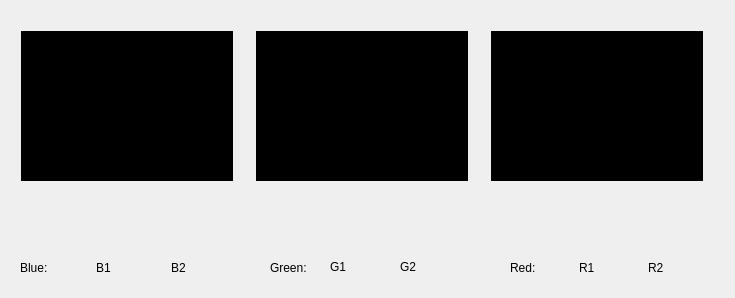
<?xml version="1.0" encoding="UTF-8"?>
<ui version="4.0">
 <class>InformationDialog</class>
 <widget class="QDialog" name="InformationDialog">
  <property name="geometry">
   <rect>
    <x>0</x>
    <y>0</y>
    <width>735</width>
    <height>298</height>
   </rect>
  </property>
  <property name="windowTitle">
   <string>Information object</string>
  </property>
  <widget class="QWidget" name="layoutWidget">
   <property name="geometry">
    <rect>
     <x>510</x>
     <y>260</y>
     <width>201</width>
     <height>16</height>
    </rect>
   </property>
   <layout class="QHBoxLayout" name="horizontalLayout_3">
    <item>
     <widget class="QLabel" name="redlabel">
      <property name="text">
       <string>Red:</string>
      </property>
     </widget>
    </item>
    <item>
     <widget class="QLabel" name="redminLabel">
      <property name="text">
       <string>R1</string>
      </property>
     </widget>
    </item>
    <item>
     <widget class="QLabel" name="redmaxLabel">
      <property name="text">
       <string>R2</string>
      </property>
     </widget>
    </item>
   </layout>
  </widget>
  <widget class="QWidget" name="layoutWidget">
   <property name="geometry">
    <rect>
     <x>270</x>
     <y>260</y>
     <width>211</width>
     <height>16</height>
    </rect>
   </property>
   <layout class="QHBoxLayout" name="horizontalLayout_2">
    <item>
     <widget class="QLabel" name="greenlabel">
      <property name="text">
       <string>Green:</string>
      </property>
     </widget>
    </item>
   </layout>
  </widget>
  <widget class="QWidget" name="layoutWidget">
   <property name="geometry">
    <rect>
     <x>20</x>
     <y>260</y>
     <width>221</width>
     <height>16</height>
    </rect>
   </property>
   <layout class="QHBoxLayout" name="horizontalLayout">
    <item>
     <widget class="QLabel" name="bluelabel">
      <property name="text">
       <string>Blue:</string>
      </property>
     </widget>
    </item>
    <item>
     <widget class="QLabel" name="blueminLabel">
      <property name="text">
       <string>B1</string>
      </property>
     </widget>
    </item>
    <item>
     <widget class="QLabel" name="bluemaxLabel">
      <property name="text">
       <string>B2</string>
      </property>
     </widget>
    </item>
   </layout>
  </widget>
  <widget class="QLabel" name="greenminLabel">
   <property name="geometry">
    <rect>
     <x>330</x>
     <y>260</y>
     <width>65</width>
     <height>14</height>
    </rect>
   </property>
   <property name="text">
    <string>G1</string>
   </property>
  </widget>
  <widget class="QLabel" name="greenmaxLabel">
   <property name="geometry">
    <rect>
     <x>400</x>
     <y>260</y>
     <width>101</width>
     <height>14</height>
    </rect>
   </property>
   <property name="text">
    <string>G2</string>
   </property>
  </widget>
  <widget class="QLabel" name="bluehistLabel">
   <property name="geometry">
    <rect>
     <x>21</x>
     <y>31</y>
     <width>212</width>
     <height>150</height>
    </rect>
   </property>
   <property name="styleSheet">
    <string notr="true">Background-color: #000;</string>
   </property>
   <property name="text">
    <string/>
   </property>
  </widget>
  <widget class="QLabel" name="greenhistLabel">
   <property name="geometry">
    <rect>
     <x>256</x>
     <y>31</y>
     <width>212</width>
     <height>150</height>
    </rect>
   </property>
   <property name="styleSheet">
    <string notr="true">Background-color: #000;</string>
   </property>
   <property name="text">
    <string/>
   </property>
  </widget>
  <widget class="QLabel" name="redhistLabel">
   <property name="geometry">
    <rect>
     <x>491</x>
     <y>31</y>
     <width>212</width>
     <height>150</height>
    </rect>
   </property>
   <property name="styleSheet">
    <string notr="true">Background-color: #000;</string>
   </property>
   <property name="text">
    <string/>
   </property>
  </widget>
 </widget>
 <resources/>
 <connections/>
</ui>
